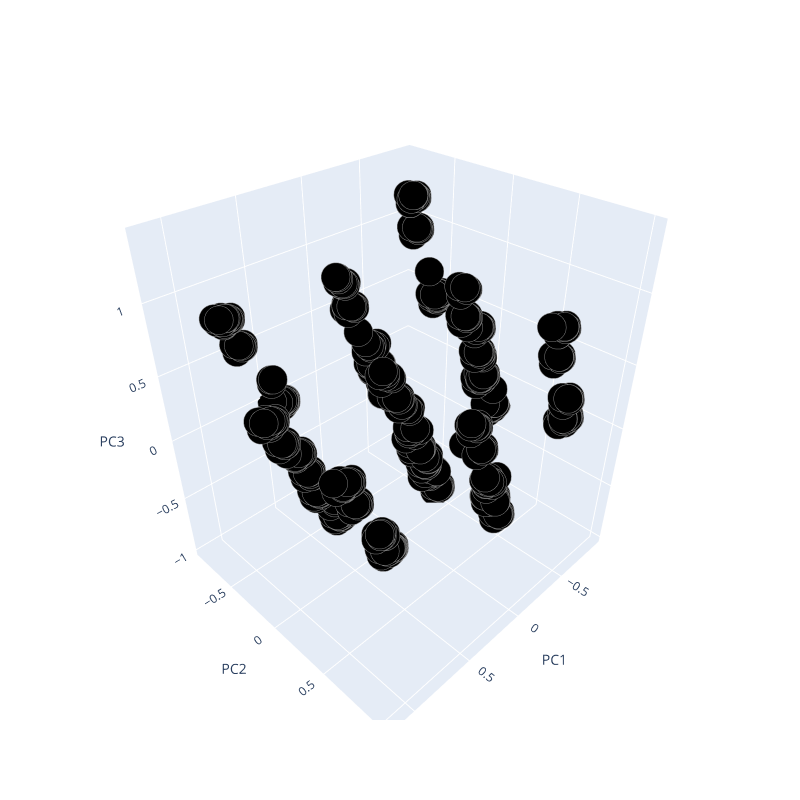

Notebook source saved alongside this figure:
### Code cell
Scene = dict(xaxis = dict(title  = 'PC1'),yaxis = dict(title  = 'PC2'),zaxis = dict(title  = 'PC3'))
trace = go.Scatter3d(x=pca2[:,0], y=pca2[:,1], z=pca2[:,2], mode='markers',marker=dict(color = "black", colorscale='Viridis', size = 10, line = dict(color = 'gray',width = 5)))
layout = go.Layout(margin=dict(l=0,r=0),scene = Scene, height = 800,width = 800)

data = [trace]
fig = go.Figure(data = data, layout = layout)
fig.show()

### Figure 1 — Plotly figure (JSON) as saved in the notebook; plotly's stock layout.template omitted (floating-point values rounded to 4 significant figures; data arrays with more than 128 entries replaced by an {"elided": "..."} marker saying what was removed)
{"data": [{"marker": {"color": "black", "colorscale": [[0, "#440154"], [0.1111, "#482878"], [0.2222, "#3e4989"], [0.3333, "#31688e"], [0.4444, "#26828e"], [0.5556, "#1f9e89"], [0.6667, "#35b779"], [0.7778, "#6ece58"], [0.8889, "#b5de2b"], [1, "#fde725"]], "line": {"color": "gray", "width": 5}, "size": 10}, "mode": "markers", "type": "scatter3d", "x": {"elided": "3558 float values"}, "y": {"elided": "3558 float values"}, "z": {"elided": "3558 float values"}}], "layout": {"height": 800, "margin": {"l": 0, "r": 0}, "scene": {"xaxis": {"title": {"text": "PC1"}}, "yaxis": {"title": {"text": "PC2"}}, "zaxis": {"title": {"text": "PC3"}}}, "width": 800}}
